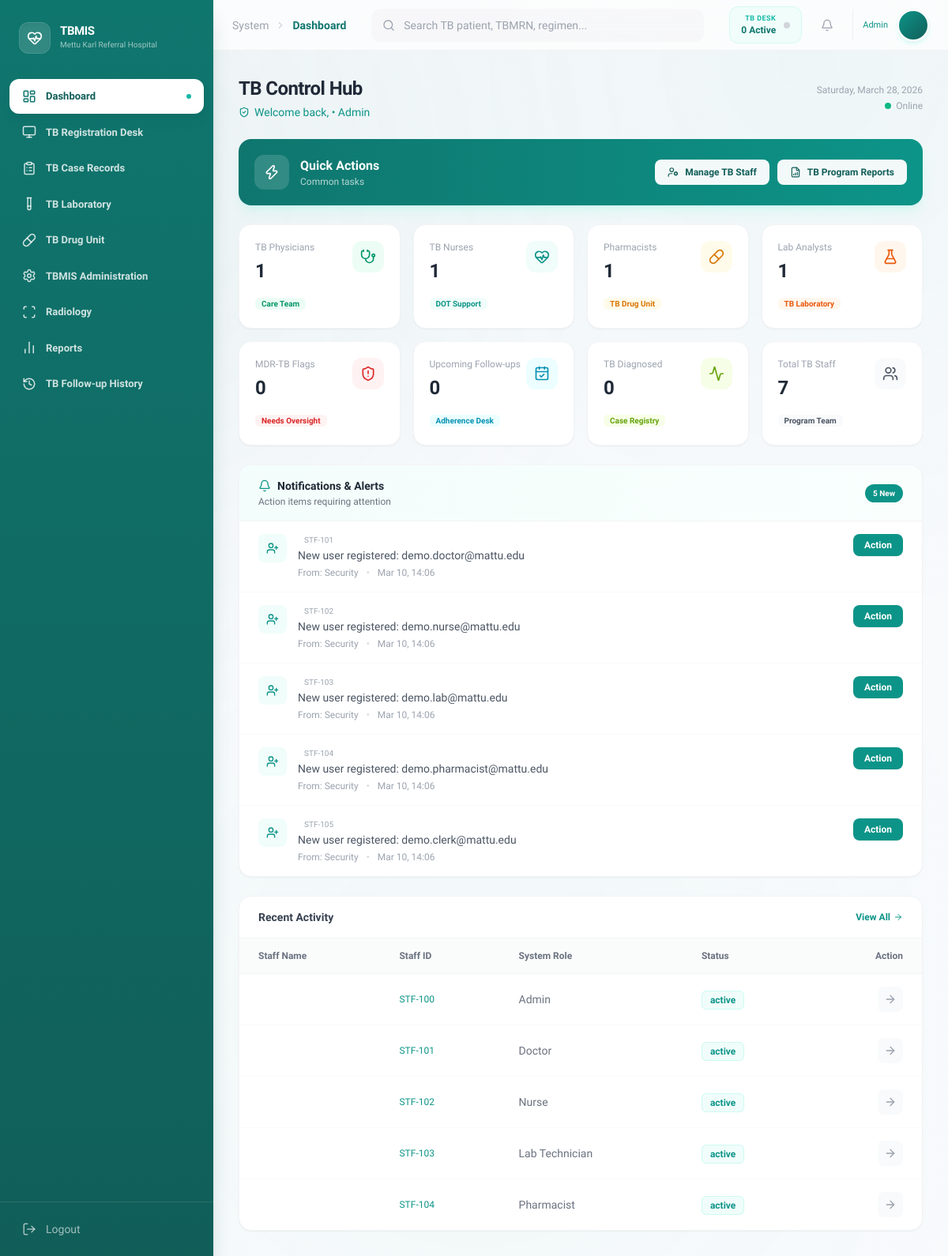
Page /index.php (signed in) on the earlier database version.
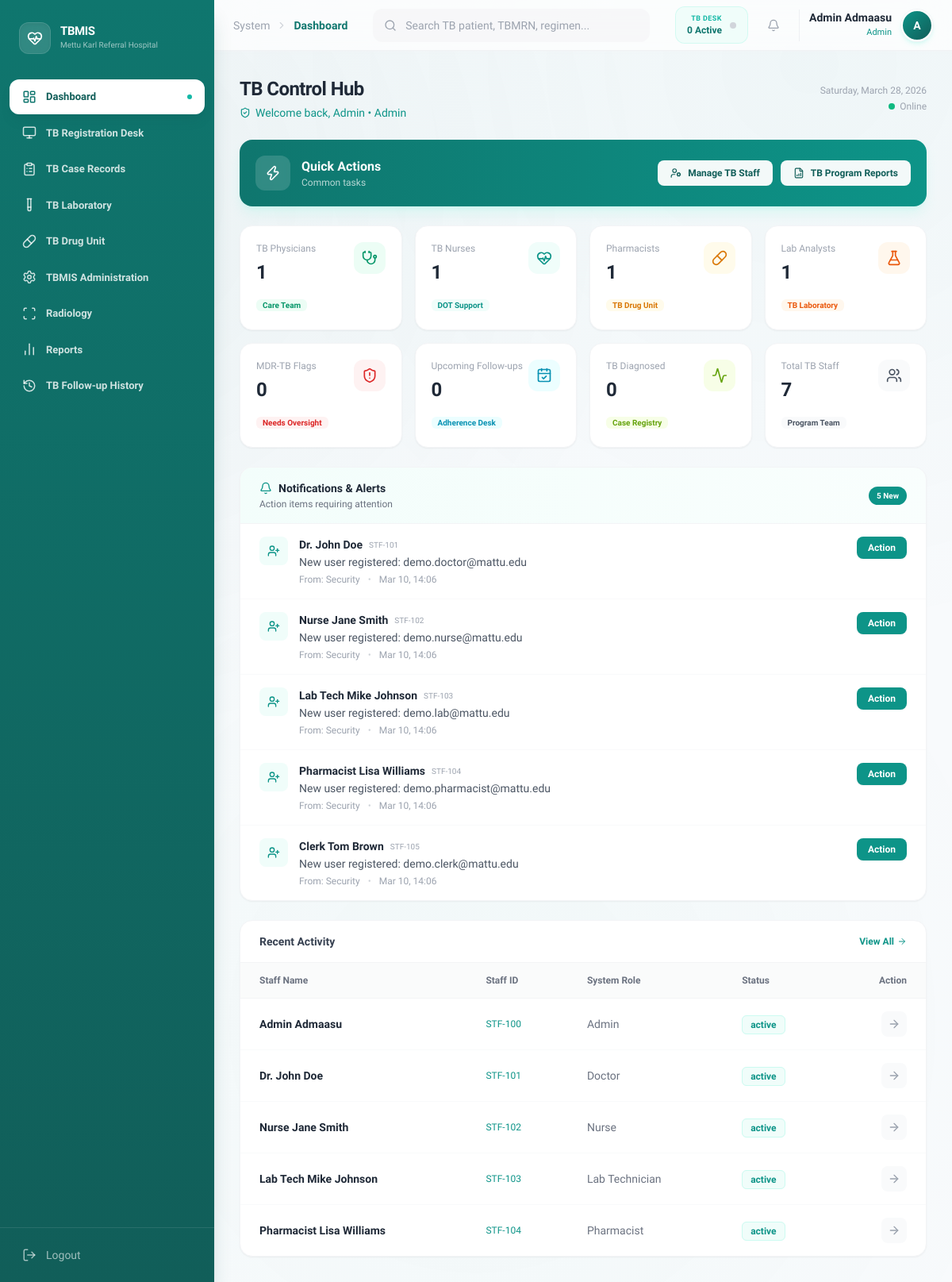
Same page on the later database version.
### tables this page shows
CREATE TABLE `users` (
  `user_id` varchar(20) NOT NULL,
  `email` varchar(100) NOT NULL,
  `phone` varchar(50) DEFAULT NULL,
  `password_hash` varchar(255) NOT NULL,
  `full_name` varchar(100) NOT NULL,
  `role` varchar(30) NOT NULL,
  `status` varchar(20) DEFAULT 'active',
  `status_reason` varchar(100) DEFAULT NULL,
  `created_at` timestamp NOT NULL DEFAULT current_timestamp()
);

### modules/dashboard.php (the view, shortened to what the changed rows need)
<?php
$userRole = $_SESSION['role'];
$tableExists = function ($tableName) use ($db) {
    $stmt = $db->prepare("SELECT COUNT(*) FROM information_schema.tables WHERE table_schema = DATABASE() AND table_name = ?");
    $stmt->execute([$tableName]);
    return (int) $stmt->fetchColumn() > 0;
};
$columnExists = function ($tableName, $columnName) use ($db) {
    $stmt = $db->prepare("SELECT COUNT(*) FROM information_schema.columns WHERE table_schema = DATABASE() AND table_name = ? AND column_name = ?");
    $stmt->execute([$tableName, $columnName]);
    return (int) $stmt->fetchColumn() > 0;
};
$tbDiagnosed = $db->query("SELECT COUNT(*) FROM diagnoses WHERE LOWER(diagnosis_details) LIKE '%tb%' OR LOWER(diagnosis_details) LIKE '%tuberculosis%'")->fetchColumn();
$tbFollowupCount = $tableExists('tb_followups')
    ? $db->query("SELECT COUNT(*) FROM tb_followups WHERE follow_up_date >= CURRENT_DATE")->fetchColumn()
    : 0;
$mdrCount = $columnExists('diagnoses', 'mdr_tb_status')
    ? $db->query("SELECT COUNT(*) FROM diagnoses WHERE mdr_tb_status = 'Yes'")->fetchColumn()
    : 0;
$roleConfig = [];
switch ($userRole) {
    case 'Admin':
        $countDoctors = $db->query("SELECT COUNT(*) FROM users WHERE role = 'Doctor'")->fetchColumn();
        $countNurses = $db->query("SELECT COUNT(*) FROM users WHERE role = 'Nurse'")->fetchColumn();
        $countPharmacists = $db->query("SELECT COUNT(*) FROM users WHERE role = 'Pharmacist'")->fetchColumn();
        $countLabTechs = $db->query("SELECT COUNT(*) FROM users WHERE role = 'Lab Technician'")->fetchColumn();
        $countTotalStaff = $db->query("SELECT COUNT(*) FROM users")->fetchColumn();
        $roleConfig = [
            'welcome' => 'TB  Control Hub',
            'icon' => 'shield-check',
            'quickActions' => [
                ['label' => 'Manage TB Staff', 'icon' => 'user-cog', 'page' => 'admin', 'color' => 'emerald'],
                ['label' => 'TB Program Reports', 'icon' => 'file-bar-chart', 'page' => 'reports', 'color' => 'amber'],
            ],
            'stats' => [
                ['label' => 'TB Physicians', 'value' => $countDoctors, 'trend' => 'Care Team', 'color' => 'emerald', 'icon' => 'stethoscope'],
                ['label' => 'TB Nurses', 'value' => $countNurses, 'trend' => 'DOT Support', 'color' => 'teal', 'icon' => 'heart-pulse'],
                ['label' => 'Pharmacists', 'value' => $countPharmacists, 'trend' => 'TB Drug Unit', 'color' => 'amber', 'icon' => 'pill'],
                ['label' => 'Lab Analysts', 'value' => $countLabTechs, 'trend' => 'TB Laboratory', 'color' => 'orange', 'icon' => 'flask-conical'],
                ['label' => 'MDR-TB Flags', 'value' => $mdrCount, 'trend' => 'Needs Oversight', 'color' => 'red', 'icon' => 'shield-alert'],
                ['label' => 'Upcoming Follow-ups', 'value' => $tbFollowupCount, 'trend' => 'Adherence Desk', 'color' => 'cyan', 'icon' => 'calendar-check'],
                ['label' => 'TB Diagnosed', 'value' => $tbDiagnosed, 'trend' => 'Case Registry', 'color' => 'lime', 'icon' => 'activity'],
                ['label' => 'Total TB Staff', 'value' => $countTotalStaff, 'trend' => 'Program Team', 'color' => 'gray', 'icon' => 'users']
            ],
            'notifications' => [
                'system_alerts' => "SELECT 'system' as source, user_id as id, 'Security' as from_name, full_name as patient_name, user_id as patient_id, user_id as medical_record_number, CONCAT('New user registered: ', email) as message, created_at, 'teal' as color, 'user-plus' as icon FROM users ORDER BY created_at DESC LIMIT 5"
            ],
            'recentActivity' => [
                'query' => "SELECT full_name, user_id as medical_record_number, role as details, status, 'teal' as color, user_id as patient_id, email as contact_details, '' as address, 0 as age, 'N/A' as gender FROM users ORDER BY created_at DESC LIMIT 5",
                'columns' => ['Staff Name', 'Staff ID', 'System Role', 'Status']
            ]
        ];
        break;
}
$allNotifications = [];
if (!empty($roleConfig['notifications'])) {
    foreach ($roleConfig['notifications'] as $key => $query) {
        $stmt = $db->prepare($query);
        $stmt->execute();
        $results = $stmt->fetchAll(PDO::FETCH_ASSOC);
        $allNotifications = array_merge($allNotifications, $results);
    }
}
usort($allNotifications, function($a, $b) {
    return strtotime($b['created_at']) - strtotime($a['created_at']);
});
$recentNotifications = array_slice($allNotifications, 0, 10);
$recentActivity = [];
if (isset($roleConfig['recentActivity']['query'])) {
    $stmt = $db->prepare($roleConfig['recentActivity']['query']);
    if (!empty($roleConfig['recentActivity']['params'])) {
        $stmt->execute($roleConfig['recentActivity']['params']);
    } else {
        $stmt->execute();
    }
    $recentActivity = $stmt->fetchAll(PDO::FETCH_ASSOC);
}
?>
<div class="space-y-6">
    <div class="flex items-center justify-between">
        <div>
            <h1 class="text-2xl font-bold text-gray-800 tracking-tight">
                <?php echo $roleConfig['welcome']; ?>
            </h1>
            <p class="text-sm text-primary-600 font-medium mt-1 flex items-center gap-1.5">
                <i data-lucide="<?php echo $roleConfig['icon']; ?>" class="w-3.5 h-3.5"></i>
                Welcome back, <?php echo explode(' ', $_SESSION['full_name'])[0]; ?> &bull; <?php echo $userRole; ?>
            </p>
        </div>
        <div class="text-right hidden sm:block">
            <p class="text-xs font-medium text-gray-400"><?php echo date('l, F j, Y'); ?></p>
            <p class="text-xs text-gray-400 mt-1 flex items-center justify-end gap-1.5">
                <span class="inline-block w-2 h-2 bg-emerald-500 rounded-full pulse-glow"></span>
                Online
            </p>
        </div>
    </div>
    <?php if (!empty($roleConfig['quickActions'])): ?>
    <div class="bg-gradient-to-r from-[#0F766E] to-[#0d9488] rounded-2xl p-5 text-white shadow-lg shadow-primary-200/30">
        <div class="flex flex-col md:flex-row items-center justify-between gap-4">
            <div class="flex items-center gap-3.5">
                <div class="w-11 h-11 bg-white/15 rounded-xl flex items-center justify-center backdrop-blur-sm">
                    <i data-lucide="zap" class="w-5 h-5"></i>
                </div>
                <div>
                    <h3 class="font-bold text-base">Quick Actions</h3>
                    <p class="text-white/70 text-xs font-medium">Common tasks</p>
                </div>
            </div>
            <div class="flex flex-wrap gap-2.5">
                <?php foreach ($roleConfig['quickActions'] as $action): ?>
                    <a href="index.php?page=<?php echo $action['page']; ?>"
                        class="px-4 py-2 bg-white/95 text-primary-800 rounded-lg font-semibold text-xs hover:bg-white hover:shadow-lg transition-all duration-200 flex items-center gap-2">
                        <i data-lucide="<?php echo $action['icon']; ?>" class="w-3.5 h-3.5"></i>
                        <?php echo $action['label']; ?>
                    </a>
                <?php endforeach; ?>
            </div>
        </div>
    </div>
    <?php endif; ?>
    <div class="grid grid-cols-1 sm:grid-cols-2 lg:grid-cols-4 gap-4">
        <?php foreach ($roleConfig['stats'] as $s): ?>
            <div class="bg-white p-5 rounded-2xl shadow-sm border border-gray-100 hover:shadow-md hover:border-gray-200 transition-all duration-200 group card-hover">
                <div class="flex justify-between items-start">
                    <div>
                        <p class="text-xs font-medium text-gray-400"><?php echo $s['label']; ?></p>
                        <h3 class="text-2xl font-bold text-gray-800 mt-1.5"><?php echo $s['value']; ?></h3>
                    </div>
                    <div class="w-10 h-10 bg-<?php echo $s['color']; ?>-50 text-<?php echo $s['color']; ?>-600 rounded-xl flex items-center justify-center group-hover:bg-<?php echo $s['color']; ?>-600 group-hover:text-white transition-all duration-200">
                        <i data-lucide="<?php echo $s['icon']; ?>" class="w-5 h-5"></i>
                    </div>
                </div>
                <div class="mt-3">
                    <span class="text-[10px] font-semibold text-<?php echo $s['color']; ?>-600 px-2 py-0.5 bg-<?php echo $s['color']; ?>-50 rounded-md">
                        <?php echo $s['trend']; ?>
                    </span>
                </div>
            </div>
        <?php endforeach; ?>
    </div>
    <?php if (!empty($recentNotifications)): ?>
    <div class="bg-white rounded-2xl shadow-sm border border-gray-100 overflow-hidden">
        <div class="px-6 py-4 border-b border-gray-100 flex justify-between items-center bg-gradient-to-r from-teal-50/80 to-teal-50/40">
            <div>
                <h4 class="font-bold text-gray-800 text-sm flex items-center gap-2">
                    <i data-lucide="bell" class="w-4 h-4 text-teal-600"></i>
                    Notifications & Alerts
                </h4>
                <p class="text-xs text-gray-500 font-medium mt-0.5">
                    Action items requiring attention
                </p>
            </div>
            <span class="px-2.5 py-1 bg-teal-600 text-white text-[10px] font-semibold rounded-full">
                <?php echo count($recentNotifications); ?> New
            </span>
        </div>
        <div class="divide-y divide-gray-50 max-h-[500px] overflow-y-auto custom-scrollbar">
            <?php foreach ($recentNotifications as $note): ?>
                <div class="px-6 py-4 hover:bg-gray-50/50 transition-all duration-200 group">
                    <div class="flex items-start gap-3.5">
                        <div class="w-9 h-9 bg-<?php echo $note['color']; ?>-50 text-<?php echo $note['color']; ?>-600 rounded-lg flex items-center justify-center shrink-0 group-hover:scale-105 transition-transform">
                            <i data-lucide="<?php echo $note['icon']; ?>" class="w-4 h-4"></i>
                        </div>
                        <div class="flex-1 min-w-0">
                            <div class="flex items-center gap-2 mb-0.5">
                                <span class="text-sm font-semibold text-gray-800"><?php echo $note['patient_name']; ?></span>
                                <span class="text-[10px] font-medium text-gray-400"><?php echo $note['medical_record_number']; ?></span>
                            </div>
                            <p class="text-sm font-medium text-gray-600 mb-1"><?php echo $note['message']; ?></p>
                            <div class="flex items-center gap-2.5 text-xs">
                                <span class="text-gray-400 font-medium">From: <?php echo $note['from_name']; ?></span>
                                <span class="text-gray-300">&bull;</span>
                                <span class="text-gray-400"><?php echo date('M d, H:i', strtotime($note['created_at'])); ?></span>
                            </div>
                        </div>
                        <button onclick="handleNotification('<?php echo $note['source']; ?>', '<?php echo $note['id']; ?>', '<?php echo $note['patient_id']; ?>')"
                            class="px-3.5 py-1.5 bg-<?php echo $note['color']; ?>-600 text-white rounded-lg font-semibold text-xs hover:bg-<?php echo $note['color']; ?>-700 transition-all duration-200 shadow-sm hover:shadow-md active:scale-[0.97] shrink-0">
                            Action
                        </button>
                    </div>
                </div>
            <?php endforeach; ?>
        </div>
    </div>
    <?php endif; ?>
    <div class="bg-white rounded-2xl shadow-sm border border-gray-100 overflow-hidden">
        <div class="px-6 py-4 border-b border-gray-100 flex justify-between items-center">
            <h4 class="font-bold text-gray-700 text-sm">Recent Activity</h4>
            <a href="index.php?page=records" class="text-primary-600 text-xs font-semibold hover:text-primary-700 hover:underline flex items-center gap-1 transition-colors">
                View All <i data-lucide="arrow-right" class="w-3 h-3"></i>
            </a>
        </div>
        <div class="overflow-x-auto">
            <table class="w-full text-left">
                <thead class="bg-gray-50/80 text-gray-500 text-xs font-medium border-b border-gray-100">
                    <tr>
                        <?php foreach ($roleConfig['recentActivity']['columns'] as $col): ?>
                            <th class="px-6 py-3.5"><?php echo $col; ?></th>
                        <?php endforeach; ?>
                        <th class="px-6 py-3.5 text-right">Action</th>
                    </tr>
                </thead>
                <tbody class="divide-y divide-gray-50">
                    <?php foreach ($recentActivity as $row): ?>
                        <tr class="hover:bg-gray-50/50 transition-all duration-150 group">
                            <td class="px-6 py-4 font-semibold text-gray-800 text-sm"><?php echo $row['full_name']; ?></td>
                            <td class="px-6 py-4 text-xs font-medium text-primary-600"><?php echo $row['medical_record_number']; ?></td>
                            <td class="px-6 py-4 text-sm text-gray-500"><?php echo $row['details'] ?? $row['address'] ?? $row['test_type'] ?? $row['medication_name'] ?? '-'; ?></td>
                            <td class="px-6 py-4">
                                <span class="px-2.5 py-1 bg-<?php echo $row['color']; ?>-50 text-<?php echo $row['color']; ?>-600 text-xs font-semibold rounded-md border border-<?php echo $row['color']; ?>-100">
                                    <?php echo $row['status'] ?? 'Active'; ?>
                                </span>
                            </td>
                            <td class="px-6 py-4 text-right">
                                <button onclick="viewPatientDetail(<?php echo htmlspecialchars(json_encode($row)); ?>)"
                                    class="p-2 bg-gray-50 text-gray-400 group-hover:bg-primary-600 group-hover:text-white rounded-lg transition-all duration-200">
                                    <i data-lucide="arrow-right" class="w-4 h-4"></i>
                                </button>
                            </td>
                        </tr>
                    <?php endforeach; ?>
                </tbody>
            </table>
        </div>
    </div>
</div>

### partials/topbar.php (shortened to what the changed rows need)
<header
    class="h-16 bg-white/70 backdrop-blur-xl border-b border-gray-200/50 flex items-center justify-between px-4 md:px-6 sticky top-0 z-40 shadow-sm shadow-gray-100/50">
    <div class="flex items-center gap-3 md:gap-4 shrink-0">
        <div class="flex items-center gap-3 pl-3 border-l border-gray-200/60">
            <div class="text-right hidden sm:block">
                <p class="text-sm font-semibold text-gray-800 leading-tight">
                    <?php echo $_SESSION['full_name']; ?></p>
                <p class="text-[11px] font-medium text-primary-600 mt-0.5">
                    <?php echo $_SESSION['role']; ?></p>
            </div>
            <div class="w-9 h-9 md:w-10 md:h-10 rounded-full bg-gradient-to-br from-primary-600 to-primary-800 text-white flex items-center justify-center font-bold text-sm shadow-md shadow-primary-200/40 border-2 border-white ring-1 ring-gray-100">
                <?php echo strtoupper(substr($_SESSION['full_name'], 0, 1)); ?>
            </div>
        </div>
    </div>
</header>

Differences in the rows shown:
changed users "Doctor": full_name (not shown) → "Dr. John Doe"
changed users "Nurse": full_name (not shown) → "Nurse Jane Smith"
changed users "Lab Technician": full_name (not shown) → "Lab Tech Mike Johnson"
changed users "Pharmacist": full_name (not shown) → "Pharmacist Lisa Williams"
changed users "STF-105": full_name (not shown) → "Clerk Tom Brown"
changed users "Admin": full_name (not shown) → "Admin Admaasu"
Other differences:
$_SESSION['full_name']: (not shown) → "Admin Admaasu"
substr($_SESSION['full_name'], 0, 1): (not shown) → "A"
explode(' ', $_SESSION['full_name'])[0]: (not shown) → "Admin"
